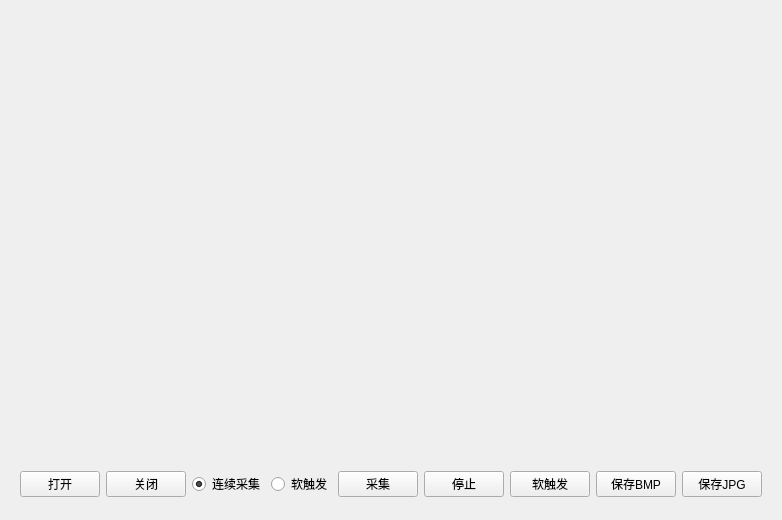
<?xml version="1.0" encoding="UTF-8"?>
<ui version="4.0">
 <class>PlayControl</class>
 <widget class="QWidget" name="PlayControl">
  <property name="geometry">
   <rect>
    <x>0</x>
    <y>0</y>
    <width>739</width>
    <height>520</height>
   </rect>
  </property>
  <property name="windowTitle">
   <string>Form</string>
  </property>
  <layout class="QVBoxLayout" name="verticalLayout_3" stretch="9,1">
   <item>
    <widget class="QWidget" name="widget_2" native="true">
     <widget class="QLabel" name="label_play">
      <property name="geometry">
       <rect>
        <x>9</x>
        <y>9</y>
        <width>16</width>
        <height>16</height>
       </rect>
      </property>
      <property name="text">
       <string/>
      </property>
     </widget>
    </widget>
   </item>
   <item>
    <widget class="QWidget" name="widget" native="true">
     <property name="enabled">
      <bool>true</bool>
     </property>
     <layout class="QHBoxLayout" name="horizontalLayout">
      <item>
       <widget class="QPushButton" name="pushButton_open">
        <property name="text">
         <string>打开</string>
        </property>
       </widget>
      </item>
      <item>
       <widget class="QPushButton" name="pushButton_close">
        <property name="text">
         <string>关闭</string>
        </property>
       </widget>
      </item>
      <item>
       <widget class="QRadioButton" name="radioButton_continueMode">
        <property name="text">
         <string>连续采集</string>
        </property>
        <property name="checked">
         <bool>true</bool>
        </property>
       </widget>
      </item>
      <item>
       <widget class="QRadioButton" name="radioButton_softTriggerMode">
        <property name="text">
         <string>软触发</string>
        </property>
       </widget>
      </item>
      <item>
       <widget class="QPushButton" name="pushButton_grabbing">
        <property name="text">
         <string>采集</string>
        </property>
       </widget>
      </item>
      <item>
       <widget class="QPushButton" name="pushButton_stop">
        <property name="text">
         <string>停止</string>
        </property>
       </widget>
      </item>
      <item>
       <widget class="QPushButton" name="pushButton_softTrigger">
        <property name="text">
         <string>软触发</string>
        </property>
       </widget>
      </item>
      <item>
       <widget class="QPushButton" name="pushButton_saveBmp">
        <property name="text">
         <string>保存BMP</string>
        </property>
       </widget>
      </item>
      <item>
       <widget class="QPushButton" name="pushButton_saveJpg">
        <property name="text">
         <string>保存JPG</string>
        </property>
       </widget>
      </item>
     </layout>
    </widget>
   </item>
  </layout>
 </widget>
 <resources/>
 <connections/>
</ui>
